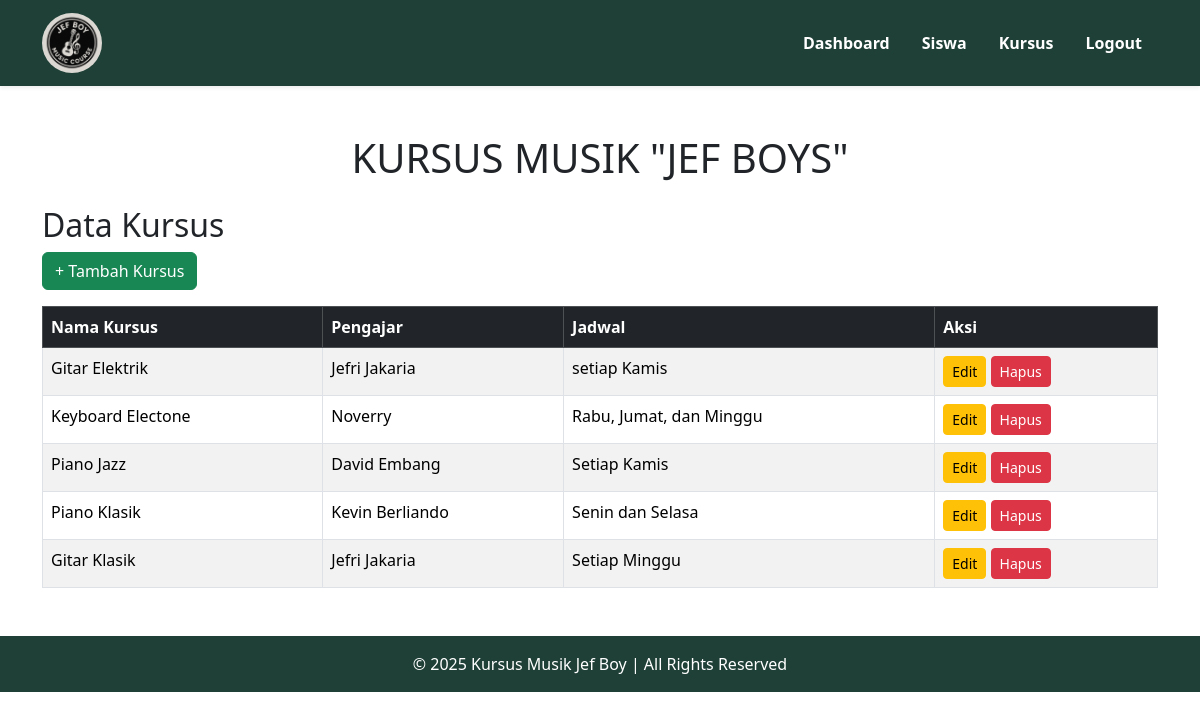
The page /kursus/index.php (signed in) on the database its author committed.
### tables this page shows
CREATE TABLE `kursus` (
  `id` int NOT NULL AUTO_INCREMENT,
  `nama_kursus` varchar(100) NOT NULL,
  `pengajar` varchar(100) DEFAULT NULL,
  `jadwal` varchar(50) DEFAULT NULL,
  PRIMARY KEY (`id`)
);

### kursus/index.php (the view, shortened to what this page needs)
<?php
include '../config/db.php';
include '../includes/header.php';
$result = $conn->query("SELECT * FROM kursus");
?>
<div class="container mt-5">
    <h1 class="text-center mb-4">KURSUS MUSIK "JEF BOYS"</h1>
  <h2>Data Kursus</h2>
  <a href="tambah.php" class="btn btn-success mb-3">+ Tambah Kursus</a>
  <table class="table table-bordered table-striped">
    <thead class="table-dark">
      <tr>
        <th>Nama Kursus</th>
        <th>Pengajar</th>
        <th>Jadwal</th>
        <th>Aksi</th>
      </tr>
    </thead>
    <tbody>
      <?php while($row = $result->fetch_assoc()): ?>
        <tr>
          <td><?= htmlspecialchars($row['nama_kursus']) ?></td>
          <td><?= htmlspecialchars($row['pengajar']) ?></td>
          <td><?= htmlspecialchars($row['jadwal']) ?></td>
          <td>
            <a href="edit.php?id=<?= $row['id'] ?>" class="btn btn-warning btn-sm">Edit</a>
            <a href="hapus.php?id=<?= $row['id'] ?>" class="btn btn-danger btn-sm" onclick="return confirm('Hapus data ini?')">Hapus</a>
          </td>
        </tr>
      <?php endwhile; ?>
    </tbody>
  </table>
</div>
<?php include '../includes/footer.php'; ?>

### rows shown on the page
kursus: nama_kursus "Gitar Elektrik", pengajar "Jefri Jakaria", jadwal "setiap Kamis"
kursus: nama_kursus "Keyboard Electone", pengajar "Noverry", jadwal "Rabu, Jumat, dan Minggu"
kursus: nama_kursus "Piano Jazz", pengajar "David Embang", jadwal "Setiap Kamis"
kursus: nama_kursus "Piano Klasik", pengajar "Kevin Berliando", jadwal "Senin dan Selasa"
kursus: nama_kursus "Gitar Klasik", pengajar "Jefri Jakaria", jadwal "Setiap Minggu"
